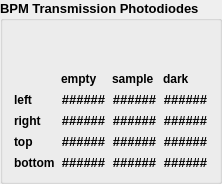
            <widget class="QGroupBox" name="groupBox_7">
             <property name="font">
              <font>
               <pointsize>10</pointsize>
               <weight>75</weight>
               <bold>true</bold>
              </font>
             </property>
             <property name="title">
              <string>BPM Transmission Photodiodes</string>
             </property>
             <layout class="QGridLayout" name="gridLayout">
              <item row="2" column="1">
               <widget class="caLabel" name="calabel_5">
                <property name="text">
                 <string>######</string>
                </property>
                <property name="alignment">
                 <set>Qt::AlignCenter</set>
                </property>
                <property name="channel" stdset="0">
                 <string notr="true">12idcSAXS:transBPM_L_Empty.VAL</string>
                </property>
               </widget>
              </item>
              <item row="3" column="1">
               <widget class="caLabel" name="calabel_7">
                <property name="text">
                 <string>######</string>
                </property>
                <property name="alignment">
                 <set>Qt::AlignCenter</set>
                </property>
                <property name="channel" stdset="0">
                 <string notr="true">12idcSAXS:transBPM_R_Empty.VAL</string>
                </property>
               </widget>
              </item>
              <item row="4" column="1">
               <widget class="caLabel" name="calabel_10">
                <property name="text">
                 <string>######</string>
                </property>
                <property name="alignment">
                 <set>Qt::AlignCenter</set>
                </property>
                <property name="channel" stdset="0">
                 <string notr="true">12idcSAXS:transBPM_T_Empty.VAL</string>
                </property>
               </widget>
              </item>
              <item row="5" column="1">
               <widget class="caLabel" name="calabel_9">
                <property name="text">
                 <string>######</string>
                </property>
                <property name="alignment">
                 <set>Qt::AlignCenter</set>
                </property>
                <property name="channel" stdset="0">
                 <string notr="true">12idcSAXS:transBPM_B_Empty.VAL</string>
                </property>
               </widget>
              </item>
              <item row="4" column="3">
               <widget class="caLabel" name="calabel_6">
                <property name="text">
                 <string>######</string>
                </property>
                <property name="alignment">
                 <set>Qt::AlignCenter</set>
                </property>
                <property name="channel" stdset="0">
                 <string notr="true">12idcSAXS:transBPM_T_Dark.VAL</string>
                </property>
               </widget>
              </item>
              <item row="2" column="2">
               <widget class="caLabel" name="calabel_11">
                <property name="text">
                 <string>######</string>
                </property>
                <property name="alignment">
                 <set>Qt::AlignCenter</set>
                </property>
                <property name="channel" stdset="0">
                 <string notr="true">12idcSAXS:transBPM_L_Sample.VAL</string>
                </property>
               </widget>
              </item>
              <item row="3" column="3">
               <widget class="caLabel" name="calabel_8">
                <property name="text">
                 <string>######</string>
                </property>
                <property name="alignment">
                 <set>Qt::AlignCenter</set>
                </property>
                <property name="channel" stdset="0">
                 <string notr="true">12idcSAXS:transBPM_R_Dark.VAL</string>
                </property>
               </widget>
              </item>
              <item row="1" column="2">
               <widget class="QLabel" name="label_83">
                <property name="font">
                 <font>
                  <pointsize>9</pointsize>
                  <weight>75</weight>
                  <bold>true</bold>
                 </font>
                </property>
                <property name="text">
                 <string>sample</string>
                </property>
               </widget>
              </item>
              <item row="4" column="2">
               <widget class="caLabel" name="calabel_15">
                <property name="text">
                 <string>######</string>
                </property>
                <property name="alignment">
                 <set>Qt::AlignCenter</set>
                </property>
                <property name="channel" stdset="0">
                 <string notr="true">12idcSAXS:transBPM_T_Sample.VAL</string>
                </property>
               </widget>
              </item>
              <item row="1" column="3">
               <widget class="QLabel" name="label_87">
                <property name="font">
                 <font>
                  <pointsize>9</pointsize>
                  <weight>75</weight>
                  <bold>true</bold>
                 </font>
                </property>
                <property name="text">
                 <string>dark</string>
                </property>
               </widget>
              </item>
              <item row="3" column="2">
               <widget class="caLabel" name="calabel_13">
                <property name="text">
                 <string>######</string>
                </property>
                <property name="alignment">
                 <set>Qt::AlignCenter</set>
                </property>
                <property name="channel" stdset="0">
                 <string notr="true">12idcSAXS:transBPM_R_Sample.VAL</string>
                </property>
               </widget>
              </item>
              <item row="2" column="3">
               <widget class="caLabel" name="calabel_12">
                <property name="text">
                 <string>######</string>
                </property>
                <property name="alignment">
                 <set>Qt::AlignCenter</set>
                </property>
                <property name="channel" stdset="0">
                 <string notr="true">12idcSAXS:transBPM_L_Dark.VAL</string>
                </property>
               </widget>
              </item>
              <item row="5" column="2">
               <widget class="caLabel" name="calabel_16">
                <property name="text">
                 <string>######</string>
                </property>
                <property name="alignment">
                 <set>Qt::AlignCenter</set>
                </property>
                <property name="channel" stdset="0">
                 <string notr="true">12idcSAXS:transBPM_B_Sample.VAL</string>
                </property>
               </widget>
              </item>
              <item row="5" column="3">
               <widget class="caLabel" name="calabel_14">
                <property name="text">
                 <string>######</string>
                </property>
                <property name="alignment">
                 <set>Qt::AlignCenter</set>
                </property>
                <property name="channel" stdset="0">
                 <string notr="true">12idcSAXS:transBPM_B_Dark.VAL</string>
                </property>
               </widget>
              </item>
              <item row="1" column="1">
               <widget class="QLabel" name="label_82">
                <property name="font">
                 <font>
                  <pointsize>9</pointsize>
                  <weight>75</weight>
                  <bold>true</bold>
                 </font>
                </property>
                <property name="text">
                 <string>empty</string>
                </property>
               </widget>
              </item>
              <item row="0" column="2">
               <spacer name="verticalSpacer_2">
                <property name="orientation">
                 <enum>Qt::Vertical</enum>
                </property>
                <property name="sizeHint" stdset="0">
                 <size>
                  <width>20</width>
                  <height>40</height>
                 </size>
                </property>
               </spacer>
              </item>
              <item row="2" column="0">
               <widget class="QLabel" name="label_91">
                <property name="font">
                 <font>
                  <pointsize>9</pointsize>
                 </font>
                </property>
                <property name="text">
                 <string>left</string>
                </property>
               </widget>
              </item>
              <item row="3" column="0">
               <widget class="QLabel" name="label_99">
                <property name="font">
                 <font>
                  <pointsize>9</pointsize>
                 </font>
                </property>
                <property name="text">
                 <string>right</string>
                </property>
               </widget>
              </item>
              <item row="4" column="0">
               <widget class="QLabel" name="label_100">
                <property name="font">
                 <font>
                  <pointsize>9</pointsize>
                 </font>
                </property>
                <property name="text">
                 <string>top</string>
                </property>
               </widget>
              </item>
              <item row="5" column="0">
               <widget class="QLabel" name="label_101">
                <property name="font">
                 <font>
                  <pointsize>9</pointsize>
                 </font>
                </property>
                <property name="text">
                 <string>bottom</string>
                </property>
               </widget>
              </item>
             </layout>
            </widget>
